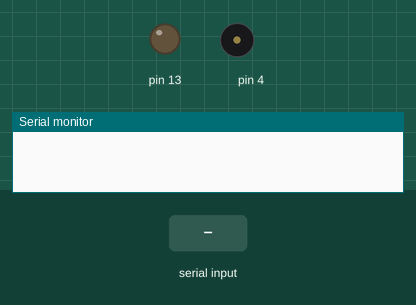
The sketch below on a simulated Arduino Uno, built with avr-gcc and run on an emulated ATmega328P. On the bench: output pins drawn as LEDs (lit = HIGH), buzzer (waves = sounding), the last lines printed to the serial monitor. Inputs (shaded band) come from the test bench.

Above: at 1.2 s.
1.3 s: "90,45\n" received over Serial
At 1.7 s:
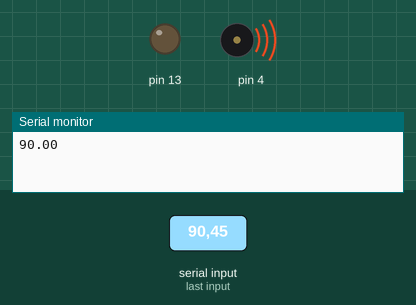
Timing chart, 0 to 4.3 s (numbered marks = the images above; inputs shaded):
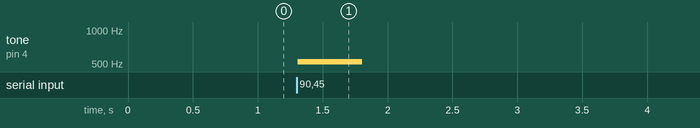

Measured:
- after the input at 1.3 s, tone on pin 4: silent → 523 Hz at once, → silent 0.50 s later

The sketch:

X_Y.ino
```cpp
void setup() {
  Serial.begin(9600);
  pinMode(13, OUTPUT);
}

int b = 0;

void loop() {
  if (Serial.available() > 0) {
    double a = atof(Serial.readStringUntil('\n').c_str());
      if (a >= 50 && b == 0) {
        Serial.println(a);
        tone(4, 523, 500);
        delay(500);
        b = 1;
      }
    }
  }
```
